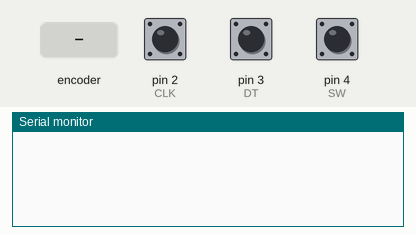
A sketch run on a simulated Arduino Uno, built with avr-gcc and run on an emulated ATmega328P. Shown: the last lines printed to the serial monitor. The inputs (shaded band) are chosen by the test bench; at power-on: pin 4 (SW) HIGH, pin 2 (CLK) HIGH, pin 3 (DT) HIGH.

Above: at 1.2 s.
1.3 s: pin 4 (SW) pulled LOW for 3.2 s
At 5.0 s:
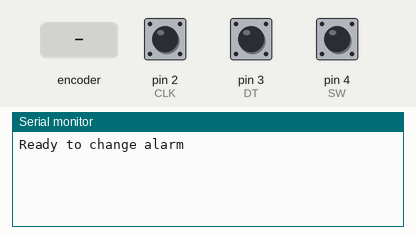
6.0 s: rotary encoder on pin 2 (CLK) / pin 3 (DT) turned 1 step (first pin leading)
At 6.8 s:
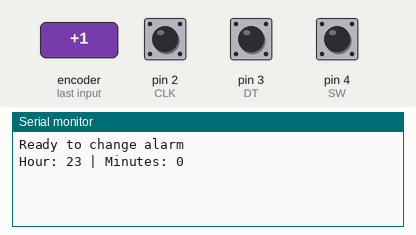
7.7 s: rotary encoder on pin 2 (CLK) / pin 3 (DT) turned 1 step (first pin leading)
At 8.1 s:
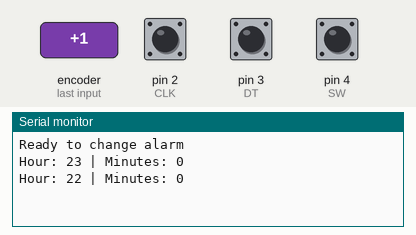
9.4 s: pin 4 (SW) pulsed LOW 2 times (0.12 s each, 0.3 s apart)
At 10.2 s:
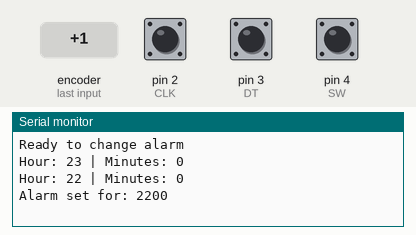

The sketch:

rotary_encoder.ino
```cpp
// Needed to make button easier to work with
#include <ezButton.h>


// Rotary Encoder Inputs
#define CLK 2
#define DT 3
#define SW 4


// Used for rotary encoder
int currentStateCLK;
int lastStateCLK;


// Used for what time to set alarm to
int ghour = 0;
int gmin = 0;
bool hour_enable = true;
bool min_enable = false;

// Used for when to set alarm
bool setAlarm = false;

// Used to see how long button pressed for
unsigned long currenrButtonPress;
unsigned long lastButtonPress;

ezButton button(SW);  // create ezButton object that attach to SW pin;


void setup() {

  // Set encoder pins as inputs
  pinMode(CLK, INPUT);
  pinMode(DT, INPUT);
  pinMode(SW, INPUT_PULLUP);

  // Setup Serial Monitor
  Serial.begin(9600);

  // Read the initial state of CLK
  lastStateCLK = digitalRead(CLK);
}

void loop() {
  buttonHeld();
  changeAlarm();
}

void buttonHeld() {
  // Get current state of button
  int btnState = digitalRead(SW);
  //If we detect LOW signal, button is being held
  if (btnState == LOW) {
    // See how long program has been running for
    currenrButtonPress = millis();
    // If button held for longer than two seconds and alarm is not ready to be set
    if ((currenrButtonPress - lastButtonPress > 2000) && !setAlarm) {
      button.loop();  // MUST call the loop() function first
      if (button.isReleased()) {
        // Once button is released tell user alarm ready to be set
        Serial.println("Ready to change alarm");
        // Set true so alarm can be changed
        setAlarm = true;
      }
    }
    // If button not being pressed
  } else {
    // See how long has been since last pressed
    lastButtonPress = millis();
  }
}

void changeAlarm() {
  // Check if alarm is reday to be set
  while (setAlarm) {
    // Read the current state of CLK
    currentStateCLK = digitalRead(CLK);

    // Check if button is pressed
    buttonPres();

    // Check if encoder is moved
    if (currentStateCLK != lastStateCLK && currentStateCLK == 1) {

      // If the DT state is different than the CLK state then
      // the encoder is rotating CCW so decrement
      if (digitalRead(DT) != currentStateCLK) {
        // If the hour enable is true then we change hours
        if (hour_enable) {
          // Decrement hour
          ghour--;
          // Loop back over to 23 if we go below 0
          if (ghour < 0) {
            ghour = 23;
          }
          // If the min enable is true then we change minutes
        } else if (min_enable) {
          // Decrement min
          gmin--;
          // Loop back over to 59 if we go below 0
          if (gmin < 0) {
            gmin = 59;
          }
        }

        // If the DT state the same as CLK state then
        // the encoder is rotating CW so increment
      } else {
        // If the hour enable is true then we change hours
        if (hour_enable) {
          // Increment hour
          ghour++;
          // Loop back over to 0 if we go above 23
          if (ghour > 23) {
            ghour = 0;
          }
          // If the min enable is true then we change minutes
        } else if (min_enable) {
          // Increment min
          gmin++;
          // Loop back over to 0 if we go below 59
          if (gmin > 59) {
            gmin = 0;
          }
        }
      }
      // Print what the current alarm will be set to
      Serial.print("Hour: ");
      Serial.print(ghour);
      Serial.print(" | Minutes: ");
      Serial.println(gmin);
    }
    // Remember last CLK state
    lastStateCLK = currentStateCLK;
  }
  // Put in a slight delay to help debounce the reading
}


void buttonPres() {
  button.loop();  // MUST call the loop() function first
  if (button.isPressed()) {
    // If user is ready to change the minutes then toggle both enables
    if (hour_enable && !min_enable) {
      // Now user can change the minutes of the alarm
      hour_enable = !hour_enable;
      min_enable = !min_enable;
      // If user presses button again then both minute and hour are set so
      // we are able to set the alarm
    } else {
      // Alarm has been set so set bool to false
      setAlarm = false;
      Serial.print("Alarm set for: ");
      // If number less than 10 print leading zero so alarm is easier to read
      if (ghour < 10) Serial.print(0);
      Serial.print(ghour);
      // If number less than 10 print leading zero so alarm is easier to read
      if (gmin < 10) Serial.print(0);
      Serial.println(gmin);
      // Reset timer variables
      currenrButtonPress = millis();
      lastButtonPress = millis();
      // Toggle both variables so next time user wants to set alarm they chnag the hour first
      hour_enable = !hour_enable;
      min_enable = !min_enable;
    }
  }
}
```

Measured:
- after the input at 1.3 s, the serial monitor: prints a new line after 3.2 s (image 1)
- after the input at 6.0 s, the serial monitor: prints a new line after 0.05 s (image 2)
- after the input at 7.7 s, the serial monitor: prints a new line after 0.05 s (image 3)
- after the input at 9.4 s, the serial monitor: prints a new line after 0.30 s (image 4)
